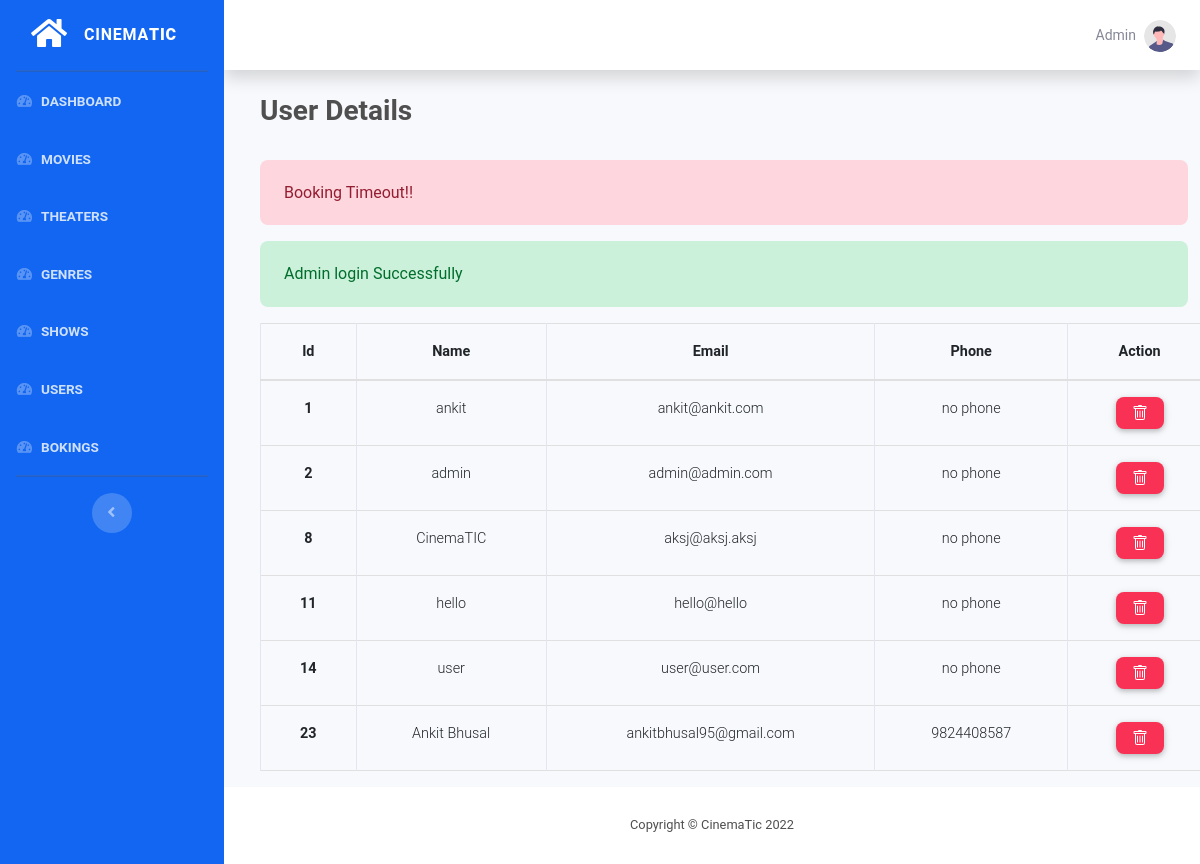
The app's page /admin/user/index.php (signed in), older data.
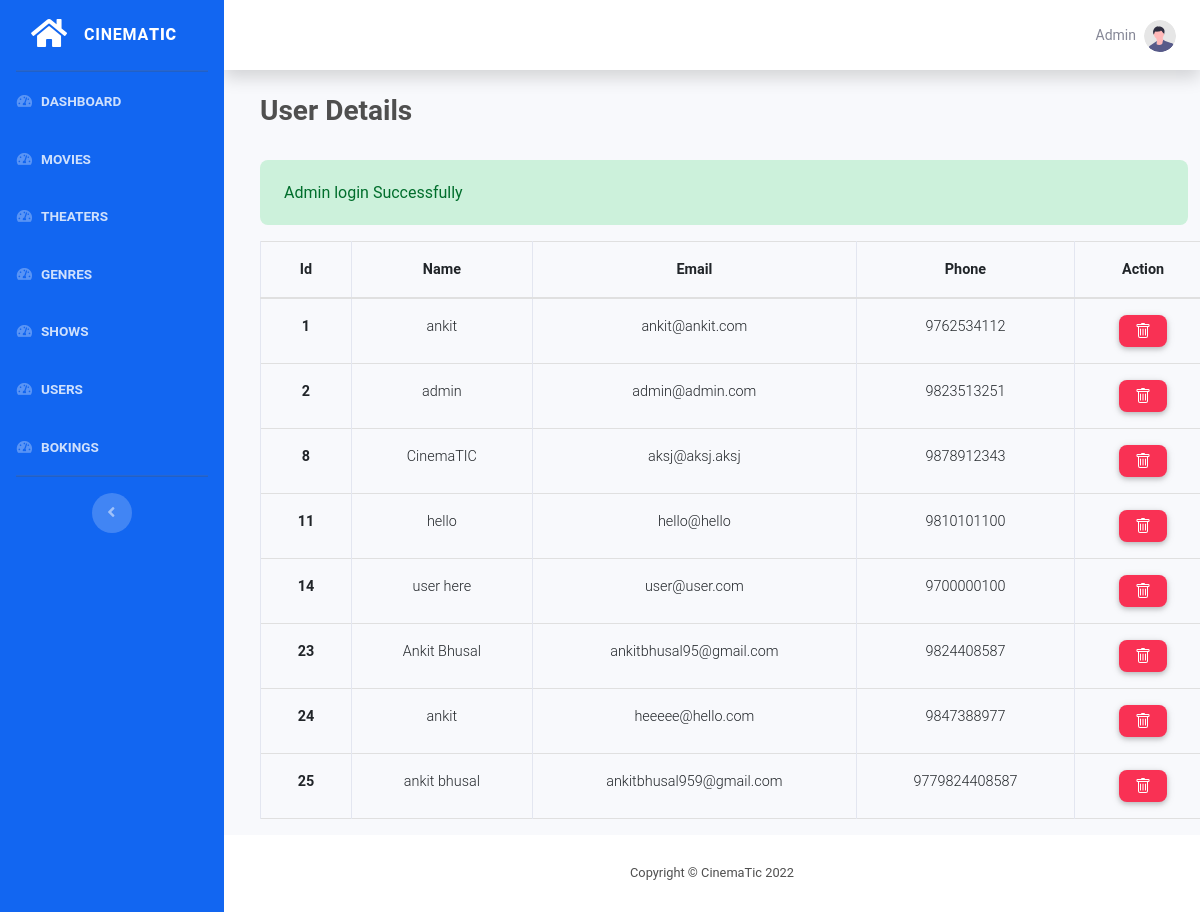
The same page, newer data.
### tables this page shows
CREATE TABLE `user` (
  `id` int(11) NOT NULL,
  `name` varchar(30) NOT NULL,
  `email` varchar(50) NOT NULL,
  `password` varchar(200) NOT NULL,
  `role` varchar(5) NOT NULL DEFAULT 'user',
  `phone` varchar(20) NOT NULL
);

### admin/components/admin.php (called while the page is built, shortened)
<?php
include  __DIR__ . "/../../functions/db.php";
include  __DIR__ . "/../../functions/functions.php";
$result = check_admin();
$page_url = "http://localhost/mtbs/admin/";

### functions/functions.php (called while the page is built, shortened)
<?php
function hasSuccess()
{
    return !empty($_SESSION['success']);
}
function getSuccess()
{
    $msg = $_SESSION['success'] ?? '';
    return $msg;
}
function hasError()
{
    return !empty($_SESSION['error']);
}
function getError()
{
    $err = $_SESSION['error'] ?? '';
    return $err;
}
function is_admin()
{
    $user = user();
    return true;
}
function check_admin()
{
    if (!is_admin()) {
        $login = "http://localhost/mtbs/login.php";
        Header("Location: " . $login);
    }
}

### functions/db.php (called while the page is built, shortened)
<?php
function pdo()
{
    $dbhost = "localhost";
    $dbname = "mtbs";
    $dbuser = "root";
    $dbpass = "";
    $options = [
        PDO::ATTR_DEFAULT_FETCH_MODE => PDO::FETCH_ASSOC
    ];
    $dsn = "mysql:host=" . $dbhost . ";dbname=" . $dbname;
    try {
        $pdo = new PDO($dsn, $dbuser, $dbpass, $options);
    } catch (PDOException $e) {
        die("Cannot Connect to Database: " . $e->getMessage());
    }
    return $pdo;
}
function is_logged()
{
    return true;
}
function user()
{
    if (is_logged()) {
        return find('user', $_SESSION['user_id']);
    }
    return false;
}
function where($table, $col, $opr, $val, $all = true)
{
    $pdo = pdo();
    $stmt = $pdo->prepare("SELECT * FROM $table WHERE $col $opr ?");
    $stmt->execute([$val]);
    if ($all) {
        return $stmt->fetchAll();
    }
    return $stmt->fetch();
}
function find($table, $id)
{
    return where($table, 'id', '=', $id, false);
}
function all($table)
{
    $pdo = pdo();
    $stmt = $pdo->prepare("SELECT * FROM $table");
    $stmt->execute();
    return $stmt->fetchAll();
}

### admin/user/index.php (the view, shortened to what this page needs)
<?php
require_once __DIR__ . "/../components/admin.php";
$result = all('user');
include  __DIR__ . "/../components/header.php";
include  __DIR__ . "/../components/sidebar.php";
?>
<div class="container-fluid">
    <div class="d-flex m-4 justify-content-between mb-4">
        <h3 class="font-weight-bold">User Details</h3>
    </div>
    <?php if (hasError()) : ?>
        <div id="error" class="ml-4 alert alert-danger">
            <?php echo getError(); ?>
        </div>
    <?php endif; ?>
    <?php if (hasSuccess()) : ?>
        <div id="success" class="ml-4 alert alert-success">
            <?php echo getSuccess(); ?>
        </div>
    <?php endif; ?>
    <table class="table mx-4 table-responsive-md table-bordered">
        <thead>
            <tr>
                <th class="font-weight-bold text-center">Id</th>
                <th class="font-weight-bold text-center">Name</th>
                <th class="font-weight-bold text-center">Email</th>
                <th class="font-weight-bold text-center">Phone</th>
                <th class="font-weight-bold text-center">Action</th>
            </tr>
        </thead>
        <tbody>
            <?php foreach ($result as $key) :
            ?>
                <tr>
                    <td class="font-weight-bold text-center"><?php echo $key['id']; ?></td>
                    <td class="text-center"><?php echo $key['name']; ?>
                    </td>
                    <td class="text-center">
                        <?php echo $key['email']; ?>
                    </td>
                    <td class="text-center">
                        <?php if (!empty($key['phone'])) {
                            echo $key['phone'];
                        } else {
                            echo 'no phone';
                        } ?>
                    </td>
                    <td class="text-center">
                        <a class="btn btn-danger btn-sm rounded-5" style="height: 2rem;" onclick="confirmDelete(<?php echo $key['id']; ?>)" href="#!">
                        </a>
                    </td>
                </tr>
            <?php endforeach;  ?>
        </tbody>
    </table>
</div>
</div>
<?php include "../components/footer.php"; ?>

### admin/components/header.php (shortened to what this page needs)
<?php require_once "admin.php" ?>
<!DOCTYPE html>
<html lang="en">
<head>
    <link href="<?php echo $page_url ?>vendor/fontawesome-free/css/all.css" rel="stylesheet" type="text/css" />
    <link href="<?php echo $page_url ?>css/sb-admin-2.min.css" rel="stylesheet" />
    <link rel="stylesheet" href="<?php echo $page_url ?>css/mdb.min.css">
</head>
<body id="page-top">

### admin/components/sidebar.php (shortened to what this page needs)
<div id="wrapper">
    <ul class="navbar-nav bg-primary sidebar sidebar-dark accordion" id="accordionSidebar">
        <a class="sidebar-brand d-flex align-items-center justify-content-center" href="http://localhost/mtbs/admin/index.php">
            <div class="sidebar-brand-icon">
                <i class="fas fa-home"></i>
            </div>
            <div class="sidebar-brand-text mx-3 font-weight-bold ">CINEMA<span class="font-weight-bolder">TIC</span> </div>
        </a>
        <hr class="sidebar-divider my-0" />
        <li class="nav-item">
            <a class="nav-link" href="http://localhost/mtbs/admin/">
                <i class="fas fa-fw fa-tachometer-alt"></i>
                <span class="font-weight-bold text-uppercase"> Dashboard</span></a>
        </li>
        <li class="nav-item">
            <a class="nav-link" href="http://localhost/mtbs/admin/movie">
                <i class="fas fa-fw fa-tachometer-alt"></i>
                <span class="font-weight-bold text-uppercase">Movies</span></a>
        </li>
        <li class="nav-item">
            <a class="nav-link" href="http://localhost/mtbs/admin/hall">
                <i class="fas fa-fw fa-tachometer-alt"></i>
                <span class="font-weight-bold text-uppercase">Theaters</span></a>
        </li>
        <li class="nav-item">
            <a class="nav-link" href="http://localhost/mtbs/admin/genre">
                <i class="fas fa-fw fa-tachometer-alt"></i>
                <span class="font-weight-bold text-uppercase">Genres</span></a>
        </li>
        <li class="nav-item">
            <a class="nav-link" href="http://localhost/mtbs/admin/show">
                <i class="fas fa-fw fa-tachometer-alt"></i>
                <span class="font-weight-bold text-uppercase">Shows</span></a>
        </li>
        <li class="nav-item">
            <a class="nav-link" href="http://localhost/mtbs/admin/user">
                <i class="fas fa-fw fa-tachometer-alt"></i>
                <span class="font-weight-bold text-uppercase">Users</span></a>
        </li>
        <li class="nav-item">
            <a class="nav-link" href="http://localhost/mtbs/admin/booking">
                <i class="fas fa-fw fa-tachometer-alt"></i>
                <span class="font-weight-bold text-uppercase">Bokings</span></a>
        </li>
        <hr class="sidebar-divider" />
        <div class="text-center d-none d-md-inline">
            <button class="rounded-circle border-0" id="sidebarToggle"></button>
        </div>
    </ul>
    <div id="content-wrapper" class="d-flex flex-column">
        <div id="content">
            <nav class="navbar navbar-expand navbar-light bg-white topbar mb-4 static-top shadow">
                <ul class="navbar-nav ml-auto">
                    <li class="nav-item dropdown no-arrow">
                        <a class="nav-link dropdown-toggle" href="#" id="userDropdown" role="button" data-toggle="dropdown" aria-haspopup="true" aria-expanded="false">
                            <span class="mr-2 d-none d-lg-inline text-gray-600 small">Admin</span>
                            <img class="img-profile rounded-circle" src="<?php echo $page_url ?>img/undraw_profile.svg" />
                        </a>
                    </li>
                </ul>
            </nav>

### admin/components/footer.php (shortened to what this page needs)
<footer class="sticky-footer bg-white">
    <div class="container my-auto">
        <div class="copyright text-center my-auto">
            <span>Copyright &copy; CinemaTic <?php echo date('Y') ?></span>
        </div>
    </div>
</footer>
</div>
</div>
</body>
</html>

### admin/components/header.php (style rules this page uses)
html { scrollbar-width: thin; }

Row changes from the older to the newer data that the page shows:
changed user "ankit@ankit.com": phone (not shown) → "9762534112"; no longer shows "no phone"
changed user "admin": phone (not shown) → "9823513251"; no longer shows "no phone"
changed user "CinemaTIC": phone (not shown) → "9878912343"; no longer shows "no phone"
changed user "hello": phone (not shown) → "9810101100"; no longer shows "no phone"
changed user "user@user.com": name "user" → "user here"; phone (not shown) → "9700000100"; no longer shows "no phone"
added user: id "24", name "ankit", email "heeeee@hello.com", phone "9847388977"
added user: id "25", name "ankit bhusal", email "ankitbhusal959@gmail.com", phone "9779824408587"
Text that changed along with them:
getError(): "Booking Timeout!!" → (not shown)
